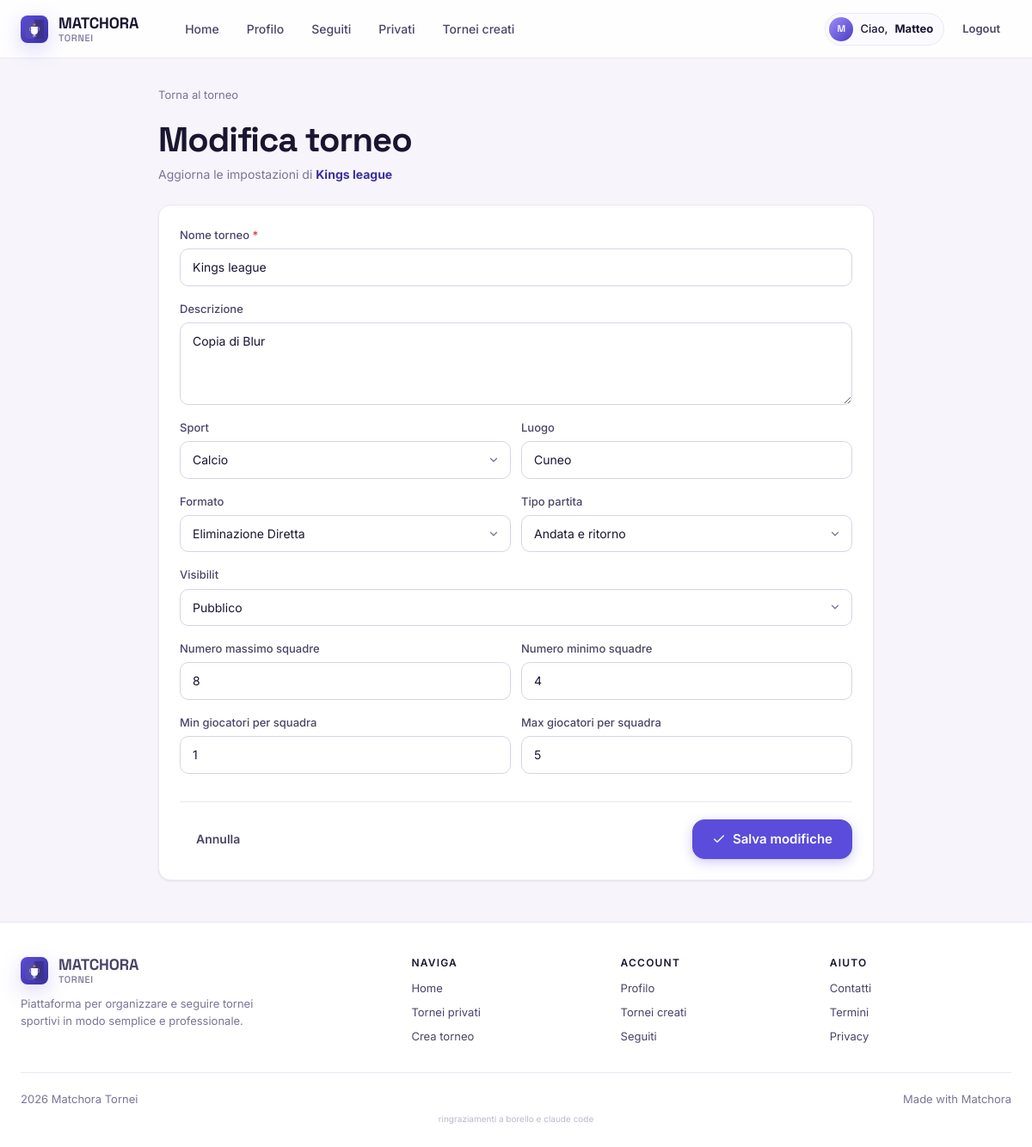
The page /senza_sicurezza/modifica_torneo.php?id=25 (signed in) on the database its author committed.
### tables this page shows
CREATE TABLE `torneo` (
  `id` int(11) NOT NULL,
  `sport` varchar(255) NOT NULL,
  `nome` varchar(150) NOT NULL,
  `descrizione` varchar(255) DEFAULT NULL,
  `luogo` varchar(255) NOT NULL,
  `formato` enum('girone_unico','eliminazione_diretta','gironi_playoff') NOT NULL,
  `tipo_partita` enum('andata','andata_ritorno') NOT NULL,
  `visibilita` enum('pubblico','privato') NOT NULL DEFAULT 'pubblico',
  `numero_squadre` int(11) NOT NULL,
  `creato_da` int(11) NOT NULL,
  `stato` enum('aperto','in_corso','completato') NOT NULL DEFAULT 'aperto',
  `min_giocatori_per_squadra` int(11) NOT NULL,
  `max_giocatori_per_squadra` int(11) NOT NULL,
  `min_squadre` int(11) NOT NULL DEFAULT 2,
  `data_chiusura_iscrizioni` datetime NOT NULL,
  `codice_privato` varchar(8) DEFAULT NULL
);

### senza_sicurezza/modifica_torneo.php (the view, shortened to what this page needs)
<?php
include("conf/db_config.php");
$id = isset($_GET['id']) ? $_GET['id']: null;
$sql = "SELECT id, nome, descrizione, formato, tipo_partita, visibilita,
            numero_squadre, stato, min_giocatori_per_squadra,
            max_giocatori_per_squadra, min_squadre,
            data_chiusura_iscrizioni, codice_privato, sport, luogo
        FROM torneo
        WHERE id = ?";
$stmt = $conn->prepare($sql);
$stmt->bind_param("i", $id);
$stmt->execute();
$result = $stmt->get_result();
$torneo = $result->fetch_assoc();
?>
<main class="m-page">
    <div class="m-container" style="max-width: 880px;">
        <div style="margin-bottom: var(--m-5); font-size: 13px;">
            <a href="dettagli_torneo.php?id=<?= (int)$id ?>" style="color: var(--m-text-mute);"> Torna al torneo</a>
        </div>
        <div class="m-page-head">
            <div>
                <h1>Modifica torneo</h1>
                <div class="m-page-head__sub">Aggiorna le impostazioni di <b style="color: var(--m-primary-700)"><?= htmlspecialchars($torneo['nome']) ?></b></div>
            </div>
        </div>
        <form method="POST" class="m-card" style="padding: var(--m-6);">
            <div class="m-stack">
                <div class="m-field">
                    <label class="m-label" for="nome">Nome torneo <span style="color: var(--m-danger-500);">*</span></label>
                    <input class="m-input" type="text" id="nome" name="nome" value="<?= htmlspecialchars($torneo['nome']) ?>" required>
                </div>
                <div class="m-field">
                    <label class="m-label" for="descrizione">Descrizione</label>
                    <textarea class="m-textarea" id="descrizione" name="descrizione"><?= htmlspecialchars($torneo['descrizione']) ?></textarea>
                </div>
                <div class="m-grid" style="grid-template-columns: 1fr 1fr; gap: var(--m-3);">
                    <div class="m-field">
                        <label class="m-label" for="sport">Sport</label>
                        <select class="m-select" id="sport" name="sport">
                            <option value="calcio" <?= $torneo['sport']=="calcio" ? "selected" : "" ?>>Calcio</option>
                        </select>
                    </div>
                    <div class="m-field">
                        <label class="m-label" for="luogo">Luogo</label>
                        <input class="m-input" type="text" id="luogo" name="luogo" value="<?= htmlspecialchars($torneo['luogo']) ?>" required>
                    </div>
                </div>
                <div class="m-grid" style="grid-template-columns: 1fr 1fr; gap: var(--m-3);">
                    <div class="m-field">
                        <label class="m-label" for="formato">Formato</label>
                        <select class="m-select" id="formato" name="formato">
                            <option value="eliminazione_diretta" <?= $torneo['formato']=="eliminazione_diretta" ? "selected" : "" ?>>Eliminazione Diretta</option>
                        </select>
                    </div>
                    <div class="m-field">
                        <label class="m-label" for="tipo_partita">Tipo partita</label>
                        <select class="m-select" id="tipo_partita" name="tipo_partita">
                            <option value="andata_ritorno" <?= $torneo['tipo_partita']=="andata_ritorno" ? "selected" : "" ?>>Andata e ritorno</option>
                        </select>
                    </div>
                </div>
                <div class="m-field">
                    <label class="m-label" for="visibilita">Visibilit</label>
                    <select class="m-select" id="visibilita" name="visibilita">
                        <option value="pubblico" <?= $torneo['visibilita']=="pubblico" ? "selected" : "" ?>>Pubblico</option>
                    </select>
                </div>
                <div class="m-grid" style="grid-template-columns: 1fr 1fr; gap: var(--m-3);">
                    <div class="m-field">
                        <label class="m-label" for="numero_squadre">Numero massimo squadre</label>
                        <input class="m-input m-num" type="number" id="numero_squadre" name="numero_squadre" value="<?= (int)$torneo['numero_squadre'] ?>">
                    </div>
                    <div class="m-field">
                        <label class="m-label" for="min_squadre">Numero minimo squadre</label>
                        <input class="m-input m-num" type="number" id="min_squadre" name="min_squadre" value="<?= (int)$torneo['min_squadre'] ?>">
                    </div>
                </div>
                <div class="m-grid" style="grid-template-columns: 1fr 1fr; gap: var(--m-3);">
                    <div class="m-field">
                        <label class="m-label" for="min_giocatori">Min giocatori per squadra</label>
                        <input class="m-input m-num" type="number" id="min_giocatori" name="min_giocatori" value="<?= (int)$torneo['min_giocatori_per_squadra'] ?>">
                    </div>
                    <div class="m-field">
                        <label class="m-label" for="max_giocatori">Max giocatori per squadra</label>
                        <input class="m-input m-num" type="number" id="max_giocatori" name="max_giocatori" value="<?= (int)$torneo['max_giocatori_per_squadra'] ?>">
                    </div>
                </div>
            </div>
            <div class="m-row-between" style="margin-top: var(--m-8); padding-top: var(--m-5); border-top: 1px solid var(--m-border);">
                <a href="dettagli_torneo.php?id=<?= (int)$id ?>" class="m-btn m-btn--ghost">Annulla</a>
                <button type="submit" name="salva" class="m-btn m-btn--primary m-btn--lg">
                    <svg viewBox="0 0 24 24" width="16" height="16" fill="none" stroke="currentColor" stroke-width="2" stroke-linecap="round" stroke-linejoin="round"><polyline points="20 6 9 17 4 12"/></svg>
                    Salva modifiche
                </button>
            </div>
        </form>
    </div>
</main>
<?php require_once('templates/footer.php'); ?>

### rows shown on the page
torneo: nome "Kings league", descrizione "Copia di Blur", sport "Calcio", luogo "Cuneo", formato "Eliminazione Diretta", tipo_partita "Andata e ritorno", visibilita "Pubblico", numero_squadre "8", min_squadre "4", min_giocatori "1", max_giocatori "5"

### other values the page prints
$iniziali ?: 'U' "M"
$nome "Matteo"
